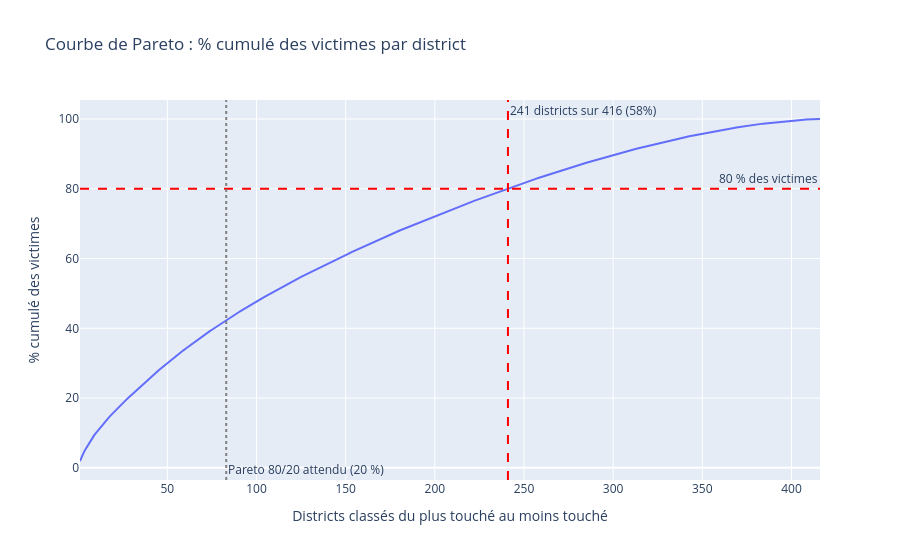

The notebook cell this image was saved under:
### Code cell
# Graphique 2 — Courbe de Pareto (lue depuis la table Gold : 416 lignes, toPandas() sans risque)
import plotly.express as px

pdf_pareto = (spark.read.format("delta").load(GOLD_PARETO_PATH)
              .select("rang", "district", "total_victimes", "pct_cumule", "dans_les_80_pct")
              .orderBy("pct_cumule")
              .toPandas())
pdf_pareto["position"] = range(1, len(pdf_pareto) + 1)
nb_80 = int(pdf_pareto["dans_les_80_pct"].sum())
nb_total = len(pdf_pareto)

fig = px.line(
    pdf_pareto, x="position", y="pct_cumule", hover_name="district",
    hover_data={"total_victimes": True, "position": False},
    labels={"position": "Districts classés du plus touché au moins touché",
            "pct_cumule": "% cumulé des victimes"},
    title="Courbe de Pareto : % cumulé des victimes par district",
)
fig.add_hline(y=80, line_dash="dash", line_color="red", annotation_text="80 % des victimes")
fig.add_vline(x=nb_80, line_dash="dash", line_color="red",
              annotation_text=f"{nb_80} districts sur {nb_total} ({nb_80 / nb_total:.0%})")
# Référence : une vraie loi 80/20 atteindrait 80 % dès 20 % des districts
fig.add_vline(x=round(0.2 * nb_total), line_dash="dot", line_color="gray",
              annotation_text="Pareto 80/20 attendu (20 %)", annotation_position="bottom right")
fig.show()

### Figure 1 — Plotly figure (JSON) as saved in the notebook; plotly's stock layout.template omitted (floating-point values rounded to 4 significant figures; data arrays with more than 128 entries replaced by an {"elided": "..."} marker saying what was removed)
{"data": [{"customdata": {"elided": "416x1 int values"}, "hovertemplate": "<b>%{hovertext}</b><br><br>% cumulé des victimes=%{y}<br>total_victimes=%{customdata[0]}<extra></extra>", "hovertext": {"elided": "416 str values"}, "legendgroup": "", "line": {"color": "#636efa", "dash": "solid"}, "marker": {"symbol": "circle"}, "mode": "lines", "name": "", "orientation": "v", "showlegend": false, "type": "scatter", "x": {"elided": "416 int values"}, "xaxis": "x", "y": {"elided": "416 float values"}, "yaxis": "y"}], "layout": {"annotations": [{"showarrow": false, "text": "80 % des victimes", "x": 1, "xanchor": "right", "xref": "x domain", "y": 80, "yanchor": "bottom", "yref": "y"}, {"showarrow": false, "text": "241 districts sur 416 (58%)", "x": 241, "xanchor": "left", "xref": "x", "y": 1, "yanchor": "top", "yref": "y domain"}, {"showarrow": false, "text": "Pareto 80/20 attendu (20 %)", "x": 83, "xanchor": "left", "xref": "x", "y": 0, "yanchor": "bottom", "yref": "y domain"}], "legend": {"tracegroupgap": 0}, "shapes": [{"line": {"color": "red", "dash": "dash"}, "type": "line", "x0": 0, "x1": 1, "xref": "x domain", "y0": 80, "y1": 80, "yref": "y"}, {"line": {"color": "red", "dash": "dash"}, "type": "line", "x0": 241, "x1": 241, "xref": "x", "y0": 0, "y1": 1, "yref": "y domain"}, {"line": {"color": "gray", "dash": "dot"}, "type": "line", "x0": 83, "x1": 83, "xref": "x", "y0": 0, "y1": 1, "yref": "y domain"}], "title": {"text": "Courbe de Pareto : % cumulé des victimes par district"}, "xaxis": {"anchor": "y", "domain": [0, 1], "title": {"text": "Districts classés du plus touché au moins touché"}}, "yaxis": {"anchor": "x", "domain": [0, 1], "title": {"text": "% cumulé des victimes"}}}}
